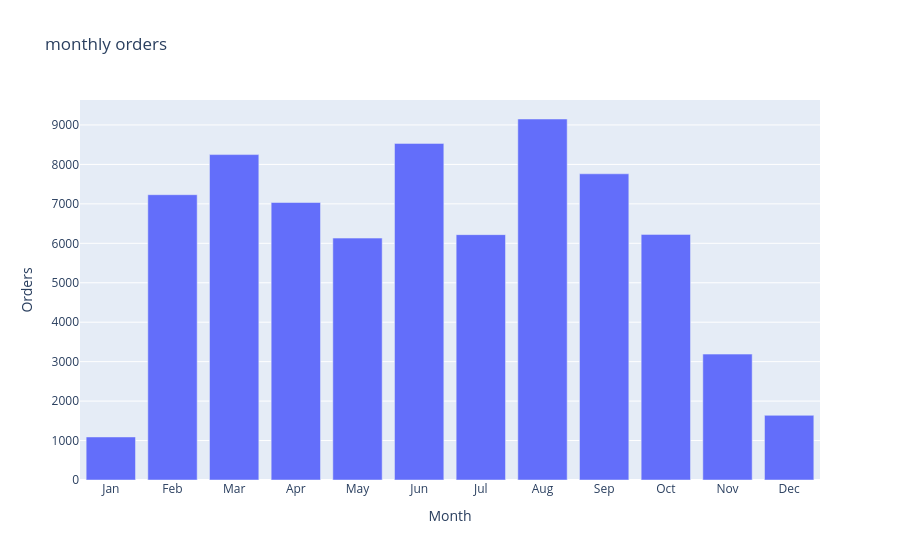

Notebook source saved alongside this figure:
### Code cell
## Create a bar chart showing monthly orders
bar_chart = px.bar(revenue_df,
                   x="Month",
                   y="Orders",
                   title="monthly orders"
                   )
bar_chart.show()

### Figure 1 — Plotly figure (JSON) as saved in the notebook; plotly's stock layout.template omitted (floating-point values rounded to 4 significant figures)
{"data": [{"hovertemplate": "Month=%{x}<br>Orders=%{y}<extra></extra>", "legendgroup": "", "marker": {"color": "#636efa", "pattern": {"shape": ""}}, "name": "", "orientation": "v", "showlegend": false, "textposition": "auto", "type": "bar", "x": ["Jan", "Feb", "Mar", "Apr", "May", "Jun", "Jul", "Aug", "Sep", "Oct", "Nov", "Dec"], "xaxis": "x", "y": [1091, 7232, 8249, 7034, 6132, 8533, 6220, 9151, 7762, 6226, 3191, 1639], "yaxis": "y"}], "layout": {"barmode": "relative", "legend": {"tracegroupgap": 0}, "title": {"text": "monthly orders"}, "xaxis": {"anchor": "y", "domain": [0, 1], "title": {"text": "Month"}}, "yaxis": {"anchor": "x", "domain": [0, 1], "title": {"text": "Orders"}}}}
